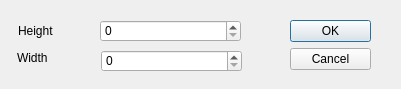
<?xml version="1.0" encoding="UTF-8"?>
<ui version="4.0">
 <class>ResizeDialog</class>
 <widget class="QDialog" name="ResizeDialog">
  <property name="geometry">
   <rect>
    <x>0</x>
    <y>0</y>
    <width>401</width>
    <height>89</height>
   </rect>
  </property>
  <property name="windowTitle">
   <string>ProjFinal_ImageManipulatorAndPaint_20110320_20110298_20110342</string>
  </property>
  <widget class="QDialogButtonBox" name="buttonBox">
   <property name="geometry">
    <rect>
     <x>290</x>
     <y>20</y>
     <width>81</width>
     <height>241</height>
    </rect>
   </property>
   <property name="orientation">
    <enum>Qt::Vertical</enum>
   </property>
   <property name="standardButtons">
    <set>QDialogButtonBox::Cancel|QDialogButtonBox::Ok</set>
   </property>
  </widget>
  <widget class="QLabel" name="label">
   <property name="geometry">
    <rect>
     <x>18</x>
     <y>23</y>
     <width>51</width>
     <height>16</height>
    </rect>
   </property>
   <property name="text">
    <string>Height</string>
   </property>
  </widget>
  <widget class="QLabel" name="label_2">
   <property name="geometry">
    <rect>
     <x>17</x>
     <y>50</y>
     <width>51</width>
     <height>16</height>
    </rect>
   </property>
   <property name="text">
    <string>Width</string>
   </property>
  </widget>
  <widget class="QSpinBox" name="HeightTextBox">
   <property name="geometry">
    <rect>
     <x>100</x>
     <y>20</y>
     <width>141</width>
     <height>22</height>
    </rect>
   </property>
   <property name="maximum">
    <number>1000000000</number>
   </property>
  </widget>
  <widget class="QSpinBox" name="WidthTextBox">
   <property name="geometry">
    <rect>
     <x>101</x>
     <y>50</y>
     <width>141</width>
     <height>22</height>
    </rect>
   </property>
   <property name="maximum">
    <number>1000000000</number>
   </property>
  </widget>
 </widget>
 <resources/>
 <connections>
  <connection>
   <sender>buttonBox</sender>
   <signal>accepted()</signal>
   <receiver>ResizeDialog</receiver>
   <slot>accept()</slot>
   <hints>
    <hint type="sourcelabel">
     <x>248</x>
     <y>254</y>
    </hint>
    <hint type="destinationlabel">
     <x>157</x>
     <y>274</y>
    </hint>
   </hints>
  </connection>
  <connection>
   <sender>buttonBox</sender>
   <signal>rejected()</signal>
   <receiver>ResizeDialog</receiver>
   <slot>reject()</slot>
   <hints>
    <hint type="sourcelabel">
     <x>316</x>
     <y>260</y>
    </hint>
    <hint type="destinationlabel">
     <x>286</x>
     <y>274</y>
    </hint>
   </hints>
  </connection>
 </connections>
</ui>
